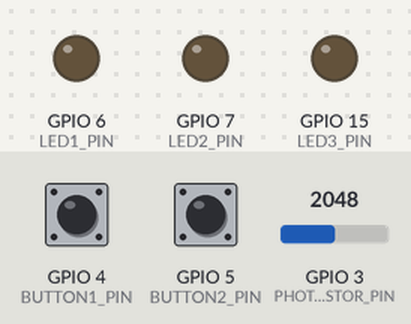
This program was run on a simulated ESP32-S3. Shown: output pins drawn as LEDs (lit = HIGH). Dashed ring = blinking. The inputs (shaded band) are chosen by the test bench; at power-on: GPIO 4 (BUTTON1_PIN) HIGH, GPIO 5 (BUTTON2_PIN) HIGH, GPIO 3 (PHOTORESISTOR_PIN) = 2048. What the program prints to the serial monitor is not drawn.

Above: at 2.2 s.
2.3 s: GPIO 4 (BUTTON1_PIN) pulled LOW for 0.15 s
At 2.39 s:
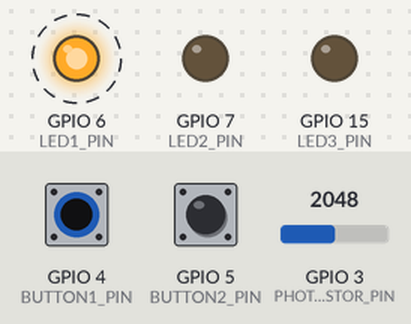
5.3 s: GPIO 5 (BUTTON2_PIN) pulled LOW for 0.15 s
At 6.5 s:
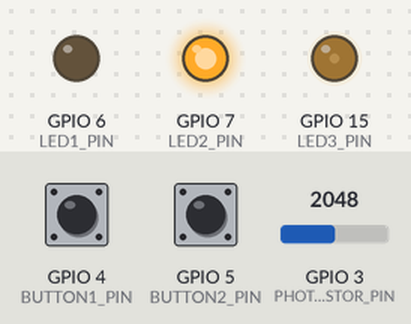
6.9 s: GPIO 5 (BUTTON2_PIN) pulled LOW for 1 s
At 8.0 s:
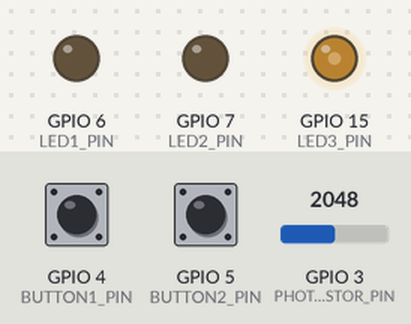
9.4 s: GPIO 4 (BUTTON1_PIN) pulled LOW for 1 s
At 9.49 s:
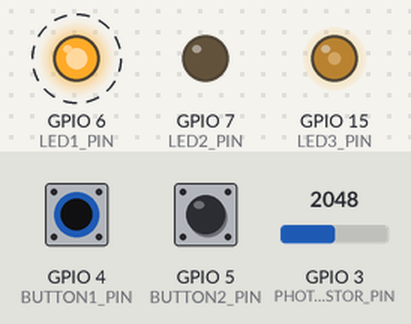
12.4 s: GPIO 5 (BUTTON2_PIN) pulled LOW for 0.15 s
At 13.2 s:
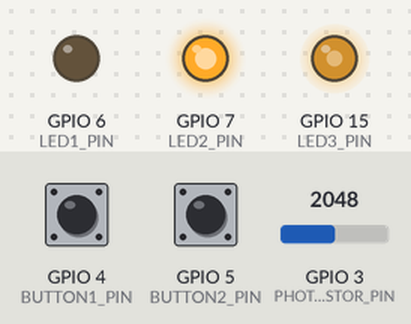
14.0 s: GPIO 4 (BUTTON1_PIN) pulled LOW for 0.15 s
At 14.09 s:
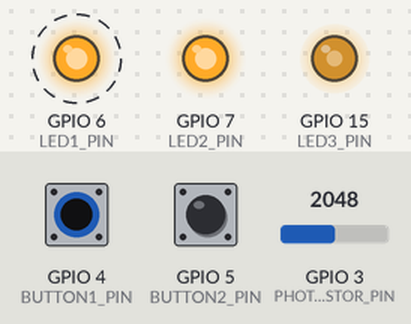
Timing chart, 0 to 17.0 s (numbered marks = the images above; inputs shaded):
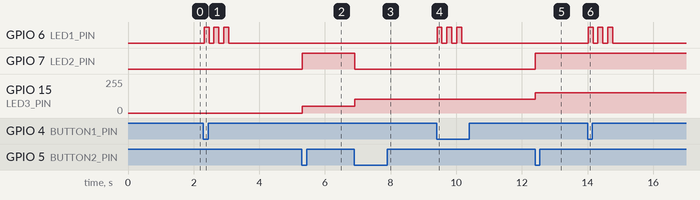

Measured:
- after the input at 2.3 s, GPIO 6 (LED1_PIN): alternates HIGH for 0.15 s and LOW for 0.15 s, 6 changes in all, then stays LOW, starting at once
- after the input at 5.3 s, GPIO 7 (LED2_PIN): LOW → HIGH at once; GPIO 15 (LED3_PIN): 0/255 → 51/255 at once
- after the input at 6.9 s, GPIO 7 (LED2_PIN): HIGH → LOW at once; GPIO 15 (LED3_PIN): 51/255 → 102/255 at once
- after the input at 9.4 s, GPIO 6 (LED1_PIN): alternates HIGH for 0.15 s and LOW for 0.15 s, 6 changes in all, then stays LOW, starting at once
- after the input at 12.4 s, GPIO 7 (LED2_PIN): LOW → HIGH at once; GPIO 15 (LED3_PIN): 102/255 → 152/255 at once
- after the input at 14.0 s, GPIO 6 (LED1_PIN): alternates HIGH for 0.15 s and LOW for 0.15 s, 6 changes in all, then stays LOW, starting at once

The program:

main.cpp
```cpp
#include <Arduino.h>

// --- Pin definitions (ESP32-S3) ---
#define BUTTON1_PIN        4
#define BUTTON2_PIN        5
#define LED1_PIN           6
#define LED2_PIN           7
#define LED3_PIN           15
#define PHOTORESISTOR_PIN  3

// --- PWM config ---
#define PWM_CHANNEL    0
#define PWM_FREQ       5000
#define PWM_RESOLUTION 8

// --- Global state (volatile for ISR access) ---
volatile bool button1Pressed = false;
volatile bool button2Pressed = false;
volatile unsigned long lastISR1Time = 0;
volatile unsigned long lastISR2Time = 0;

int pressCount = 0;
bool led2State = false;
int brightnessStep = 0;

// --- ISR handlers (debounce 200ms) ---
void IRAM_ATTR isr_button1() {
  unsigned long now = millis();
  if (now - lastISR1Time > 200) {
    button1Pressed = true;
    lastISR1Time = now;
  }
}

void IRAM_ATTR isr_button2() {
  unsigned long now = millis();
  if (now - lastISR2Time > 200) {
    button2Pressed = true;
    lastISR2Time = now;
  }
}

void setup() {
  Serial.begin(115200);
  delay(1000);
  Serial.println("\n=== Lab 3.1: ESP32 Interrupts ===\n");

  pinMode(BUTTON1_PIN, INPUT_PULLUP);
  pinMode(BUTTON2_PIN, INPUT_PULLUP);
  pinMode(LED1_PIN, OUTPUT);
  pinMode(LED2_PIN, OUTPUT);

  ledcSetup(PWM_CHANNEL, PWM_FREQ, PWM_RESOLUTION);
  ledcAttachPin(LED3_PIN, PWM_CHANNEL);
  ledcWrite(PWM_CHANNEL, 0);

  attachInterrupt(digitalPinToInterrupt(BUTTON1_PIN), isr_button1, FALLING);
  attachInterrupt(digitalPinToInterrupt(BUTTON2_PIN), isr_button2, FALLING);

  Serial.println("Interrupts registered. Waiting for button presses...\n");
}

void loop() {
  // Button 1: read photoresistor + blink LED1
  if (button1Pressed) {
    button1Pressed = false;

    int photoValue = analogRead(PHOTORESISTOR_PIN);
    float voltage = photoValue * (3.3 / 4095.0);

    Serial.println("─────────────────────────────────────");
    Serial.println("[Button 1] Interrupt triggered!");
    Serial.printf("  Photoresistor: RAW = %d, Voltage = %.2f V\n", photoValue, voltage);
    Serial.printf("  Light level: %s\n",
      photoValue > 3000 ? "Dark" :
      photoValue > 1500 ? "Medium" : "Bright");

    for (int i = 0; i < 3; i++) {
      digitalWrite(LED1_PIN, HIGH);
      delay(150);
      digitalWrite(LED1_PIN, LOW);
      delay(150);
    }
    Serial.println("  LED1: blink done.\n");
  }

  // Button 2: counter + toggle LED2 + adjust LED3 brightness via PWM
  if (button2Pressed) {
    button2Pressed = false;

    pressCount++;
    Serial.println("─────────────────────────────────────");
    Serial.printf("[Button 2] Interrupt! Press count: %d\n", pressCount);

    led2State = !led2State;
    digitalWrite(LED2_PIN, led2State ? HIGH : LOW);
    Serial.printf("  LED2: %s\n", led2State ? "ON" : "OFF");

    brightnessStep = (brightnessStep + 1) % 6;
    int brightness = brightnessStep * 51;
    ledcWrite(PWM_CHANNEL, brightness);
    Serial.printf("  LED3 brightness: %d/255 (%d%%)\n\n", brightness, brightnessStep * 20);
  }

  delay(10);
}
```
